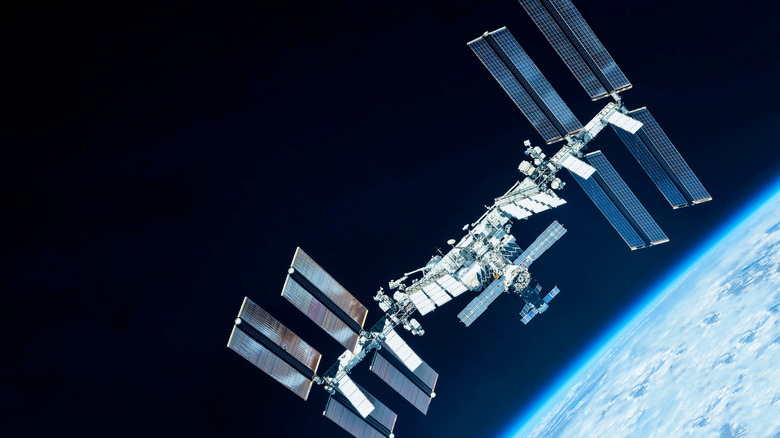
#> input picture tests/space.png, 780 x 438 px
$ python run_mosaic.py -t tests/space.png --source-images tests
#> lines starting #> are read from the running program, lines starting #| are printed output that depends on the picture
"""
run_mosaic.py - End-to-end "Blue In, Blue Out" mosaic pipeline

Orchestrates the full workflow:
  1. Prepare tiles (convert source images OR generate synthetic tiles)
  2. Prepare target image (convert to same monochrome color space)
  3. Run worldveil/photomosaic (mosaic.py)
  4. Apply final color tint to the finished mosaic (optional post-processing)

This script calls the other scripts and mosaic.py in sequence so you can
run the entire pipeline with a single command.

Usage:
    conda activate Venv_001

    # Using real photos as tiles (Option A: photo mosaic)
    python run_mosaic.py \
        --target tests/space.png \
        --source-images ./source_images \
        --color "#0000FF" \
        --scale 12

    # Using synthetic tiles (Option B: texture/block mosaic)
    python run_mosaic.py \
        --target tests/space.png \
        --synthetic blocks \
        --tile-count 50 \
        --color "#0000FF" \
        --scale 12

    # Skip mosaic step (just prepare tiles + target, run mosaic.py yourself)
    python run_mosaic.py \
        --target tests/space.png \
        --synthetic blocks \
        --color "#0044CC" \
        --prepare-only
"""

import os
import sys
import argparse
import subprocess
from PIL import Image, ImageOps


def hex_to_rgb(hex_color):
    h = hex_color.lstrip('#')
    return tuple(int(h[i:i+2], 16) for i in (0, 2, 4))


def apply_tint(image_path, output_path, color_hex):
    """
    Apply a color tint to a finished mosaic.
    Converts to grayscale then colorizes — useful if you ran the mosaic
    in grayscale and want to apply color as a final step.
    """
    print(f"\n=== Applying color tint ===")
    print(f"Input:  {image_path}")
    print(f"Color:  {color_hex}")

    with Image.open(image_path) as img:
        gray = ImageOps.grayscale(img.convert('RGB'))
        tinted = ImageOps.colorize(gray, black="black", white=color_hex)
        tinted = tinted.convert('RGB')
        tinted.save(output_path, quality=95)
        print(f"Saved:  {output_path}")


def run_command(cmd, description):
    """Run a subprocess command with error handling."""
    print(f"\n{'='*50}")
    print(f"  {description}")
    print(f"{'='*50}")
    print(f"  $ {' '.join(cmd)}\n")

    result = subprocess.run(cmd, capture_output=False)
    if result.returncode != 0:
        print(f"\nERROR: {description} failed with exit code {result.returncode}")
        sys.exit(1)


def main():
    parser = argparse.ArgumentParser(
        description="End-to-end Blue-In-Blue-Out mosaic pipeline"
    )

    # Target image
    parser.add_argument(
        "--target", "-t", type=str, required=True,
        help="Target image to recreate as a mosaic"
    )

    # Tile source: real photos OR synthetic
    tile_group = parser.add_mutually_exclusive_group(required=True)
    tile_group.add_argument(
        "--source-images", dest="source_images", type=str,
        help="Folder of real photos to use as tiles (Option A)"
    )
    tile_group.add_argument(
        "--synthetic", dest="synthetic", type=str,
        choices=["blocks", "halftone", "crosshatch", "noise", "all"],
        help="Generate synthetic tiles instead (Option B)"
    )

    # Color settings
    parser.add_argument(
        "--color", "-c", type=str, default="#0000FF",
        help="Hex color for bright areas (default: #0000FF blue)"
    )
    parser.add_argument(
        "--black", "-b", dest="black_color", type=str, default="#000000",
        help="Hex color for dark areas (default: #000000 black)"
    )

    # Mosaic settings
    parser.add_argument("--scale", type=int, default=12, help="Tile scale (default: 12)")
    parser.add_argument("--height-aspect", dest="height_aspect", type=float, default=4.0)
    parser.add_argument("--width-aspect", dest="width_aspect", type=float, default=3.0)
    parser.add_argument("--opacity", type=float, default=0.0, help="Opacity overlay (default: 0.0)")
    parser.add_argument("--best-k", dest="best_k", type=int, default=1, help="Top-K tile selection")
    parser.add_argument("--tile-count", dest="tile_count", type=int, default=50,
                        help="Number of synthetic tiles to generate (default: 50)")

    # Output settings
    parser.add_argument(
        "--output-dir", dest="output_dir", type=str, default="./output",
        help="Directory for all output files (default: ./output)"
    )
    parser.add_argument(
        "--prepare-only", dest="prepare_only", action="store_true", default=False,
        help="Only prepare tiles and target; don't run mosaic.py"
    )
    parser.add_argument(
        "--tint-after", dest="tint_after", action="store_true", default=False,
        help="Apply color tint as a post-processing step on the finished mosaic"
    )

    args = parser.parse_args()

    # Setup directories
    os.makedirs(args.output_dir, exist_ok=True)
    tiles_dir = os.path.join(args.output_dir, "tiles")
    os.makedirs(tiles_dir, exist_ok=True)

    target_basename = os.path.splitext(os.path.basename(args.target))[0]
    mono_target = os.path.join(args.output_dir, f"{target_basename}_mono.jpg")

    print("=" * 60)
    print("  BLUE-IN-BLUE-OUT MOSAIC PIPELINE")
    print("=" * 60)
    print(f"  Target:     {args.target}")
    print(f"  Color:      {args.black_color} -> {args.color}")
    print(f"  Scale:      {args.scale}")
    print(f"  Aspect:     {args.height_aspect}:{args.width_aspect}")
    print(f"  Output:     {os.path.abspath(args.output_dir)}")
    if args.source_images:
        print(f"  Tile mode:  Real photos from {args.source_images}")
    else:
        print(f"  Tile mode:  Synthetic ({args.synthetic}), {args.tile_count} tiles")
    print()

    # ─── Step 1: Prepare tiles ───────────────────────────────────────────
    if args.source_images:
        run_command([
            sys.executable, "prepare_tiles.py",
            "--input", args.source_images,
            "--output", tiles_dir,
            "--color", args.color,
            "--black", args.black_color,
        ], "Step 1: Converting source images to monochrome tiles")
#> (the call stopped at in run_command, `result = subprocess.run(cmd, capture_output=False)`: subprocess is not available in this run)
    else:
        run_command([
            sys.executable, "generate_synthetic_tiles.py",
            "--output", tiles_dir,
            "--mode", args.synthetic,
            "--count", str(args.tile_count),
            "--color", args.color,
            "--black", args.black_color,
            "--height-aspect", str(args.height_aspect),
            "--width-aspect", str(args.width_aspect),
            "--scale", str(args.scale),
        ], "Step 1: Generating synthetic tiles")

    # ─── Step 2: Prepare target image ────────────────────────────────────
    print(f"\n{'='*50}")
    print(f"  Step 2: Converting target to monochrome")
    print(f"{'='*50}")

    try:
        with Image.open(args.target) as img:
#> img is the input picture: PIL image 780x438 RGB; mean R, G, B 32.5, 48.1, 68.6
            if img.mode in ('RGBA', 'LA', 'PA'):
                img = img.convert('RGB')
            gray = ImageOps.grayscale(img)
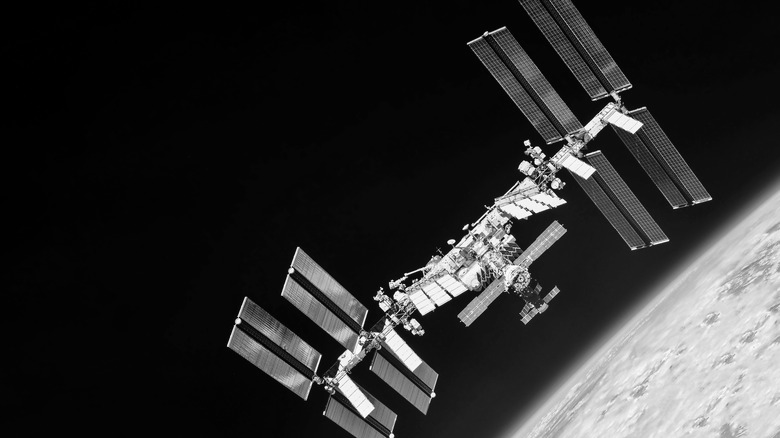
#> gray: PIL image 780x438 L; min 0, max 255, mean 45.8
            mono = ImageOps.colorize(gray, black=args.black_color, white=args.color)
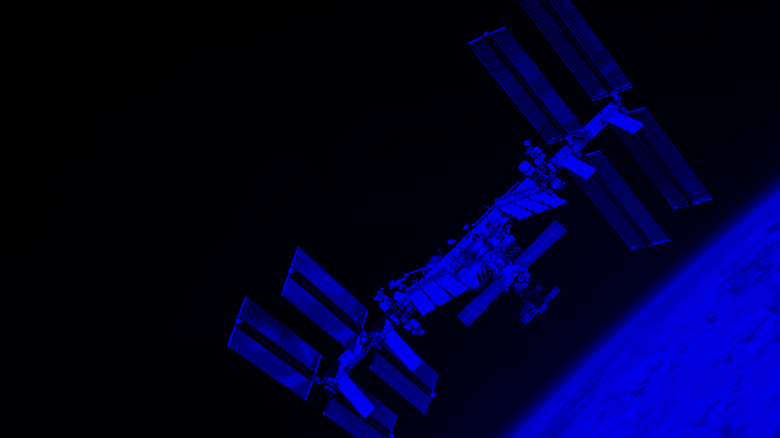
#> mono: PIL image 780x438 RGB; mean R, G, B 0, 0, 45.8
            mono = mono.convert('RGB')
            mono.save(mono_target, 'JPEG', quality=95)
            print(f"  Saved monochrome target: {mono_target}")
    except Exception as e:
        print(f"  ERROR converting target: {e}")
        sys.exit(1)

    if args.prepare_only:
        print(f"\n{'='*50}")
        print(f"  --prepare-only: Stopping here.")
        print(f"{'='*50}")
        print(f"\n  Tiles ready at:  {os.path.abspath(tiles_dir)}")
        print(f"  Target ready at: {os.path.abspath(mono_target)}")
        print(f"\n  Run mosaic.py manually:")
        print(f"    python mosaic.py \\")
        print(f"      --target \"{mono_target}\" \\")
        print(f"      --codebook-dir \"{tiles_dir}\" \\")
        print(f"      --savepath \"{args.output_dir}/%s-mosaic-scale-%d.jpg\" \\")
        print(f"      --scale {args.scale} \\")
        print(f"      --height-aspect {args.height_aspect} \\")
        print(f"      --width-aspect {args.width_aspect}")
        return

    # ─── Step 3: Run photomosaic ─────────────────────────────────────────
    mosaic_savepath = os.path.join(args.output_dir, "%s-mosaic-scale-%d.jpg")
    run_command([
        sys.executable, "mosaic.py",
        "--target", mono_target,
        "--codebook-dir", tiles_dir,
        "--savepath", mosaic_savepath,
        "--scale", str(args.scale),
        "--height-aspect", str(args.height_aspect),
        "--width-aspect", str(args.width_aspect),
        "--opacity", str(args.opacity),
        "--best-k", str(args.best_k),
    ], "Step 3: Running photomosaic")
#> (the call stopped at in run_command, `result = subprocess.run(cmd, capture_output=False)`: subprocess is not available in this run)

    # ─── Step 4 (optional): Apply tint to finished mosaic ────────────────
    if args.tint_after:
        mosaic_output = mosaic_savepath % (target_basename + "_mono", args.scale)
        tinted_output = os.path.join(
            args.output_dir,
            f"{target_basename}-tinted-scale-{args.scale}.jpg"
        )
        if os.path.exists(mosaic_output):
            apply_tint(mosaic_output, tinted_output, args.color)
        else:
            print(f"\nWARNING: Expected mosaic output not found at {mosaic_output}")
            print("  Skipping tint step. You can apply it manually with:")
            print(f"    python -c \"from run_mosaic import apply_tint; apply_tint('{mosaic_output}', '{tinted_output}', '{args.color}')\"")

    print(f"\n{'='*60}")
    print(f"  PIPELINE COMPLETE")
    print(f"{'='*60}")
    print(f"  Output directory: {os.path.abspath(args.output_dir)}")


if __name__ == '__main__':
    main()
